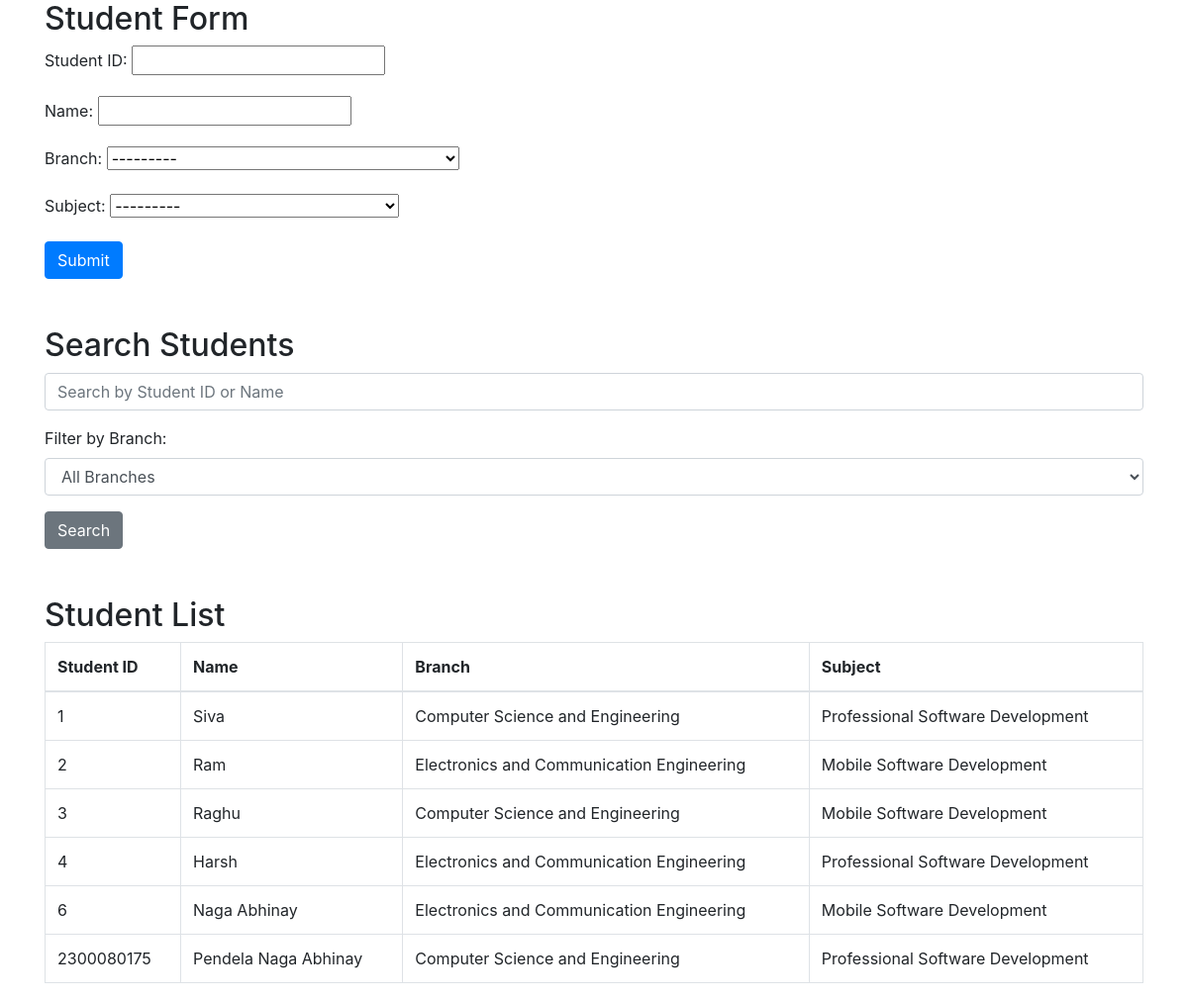
The page / on the database its author committed.
### cse/models.py (models this page shows, shortened)
class Student(models.Model):
    objects = None
    sid=models.IntegerField()
    name=models.CharField(max_length=30)
    branch = models.CharField(max_length=3, choices=select_branch)
    subject = models.CharField(max_length=4, choices=select_subject)

### cse/views.py (the view)
# urls.py: path('', views.student_list, name='student_list')
def student_list(request):
    if request.method == "POST":
        form = StudentForm(request.POST)
        if form.is_valid():
            form.save()
    else:
        form = StudentForm()
    students = Student.objects.all()
    search_query = request.GET.get('search', '')
    if search_query:
        students = students.filter(name__icontains=search_query) | students.filter(sid__icontains=search_query)
    branch_filter = request.GET.get('branch', '')
    if branch_filter:
        students = students.filter(branch=branch_filter)
    context = {
        'form': form,
        'students': students,
        'search_query': search_query,
        'branch_filter': branch_filter
    }
    return render(request, 'student_list.html', context)

### cse/forms.py
class StudentForm(forms.ModelForm):
    class Meta:
        model = Student
        fields = ['sid', 'name', 'branch', 'subject']

### cse/templates/student_list.html (shortened to what this page needs)
<!DOCTYPE html>
<html lang="en">
<head>
    <link rel="stylesheet" href="https://stackpath.bootstrapcdn.com/bootstrap/4.5.2/css/bootstrap.min.css">
</head>
<body>
    <div class="container">
        <h2>Student Form</h2>
        <form method="POST">
            <div class="form-group">
                <label for="sid">Student ID:</label>
                {{ form.sid }}
            </div>
            <div class="form-group">
                <label for="name">Name:</label>
                {{ form.name }}
            </div>
            <div class="form-group">
                <label for="branch">Branch:</label>
                {{ form.branch }}
            </div>
            <div class="form-group">
                <label for="subject">Subject:</label>
                {{ form.subject }}
            </div>
            <button type="submit" class="btn btn-primary">Submit</button>
        </form>
        <div class="mt-5">
            <h2>Search Students</h2>
            <form method="GET">
                <div class="form-group">
                    <input type="text" name="search" class="form-control" placeholder="Search by Student ID or Name" value="{{ request.GET.search }}">
                </div>
                <div class="form-group">
                    <label for="filter-branch">Filter by Branch:</label>
                    <select name="branch" class="form-control">
                        <option value="">All Branches</option>
                    </select>
                </div>
                <button type="submit" class="btn btn-secondary">Search</button>
            </form>
        </div>
        <div class="mt-5">
            <h2>Student List</h2>
            <table class="table table-bordered">
                <thead>
                    <tr>
                        <th>Student ID</th>
                        <th>Name</th>
                        <th>Branch</th>
                        <th>Subject</th>
                    </tr>
                </thead>
                <tbody>
                    {% for student in students %}
                        <tr>
                            <td>{{ student.sid }}</td>
                            <td>{{ student.name }}</td>
                            <td>{{ student.get_branch_display }}</td>
                            <td>{{ student.get_subject_display }}</td>
                        </tr>
                    {% empty %}
                        <tr>
                            <td colspan="4">No students found</td>
                        </tr>
                    {% endfor %}
                </tbody>
            </table>
        </div>
    </div>
</body>
</html>

### rows shown on the page
Student: sid "1", name "Siva", branch "Computer Science and Engineering", subject "Professional Software Development"
Student: sid "2", name "Ram", branch "Electronics and Communication Engineering", subject "Mobile Software Development"
Student: sid "3", name "Raghu", branch "Computer Science and Engineering", subject "Mobile Software Development"
Student: sid "4", name "Harsh", branch "Electronics and Communication Engineering", subject "Professional Software Development"
Student: sid "6", name "Naga Abhinay", branch "Electronics and Communication Engineering", subject "Mobile Software Development"
Student: sid "2300080175", name "Pendela Naga Abhinay", branch "Computer Science and Engineering", subject "Professional Software Development"
